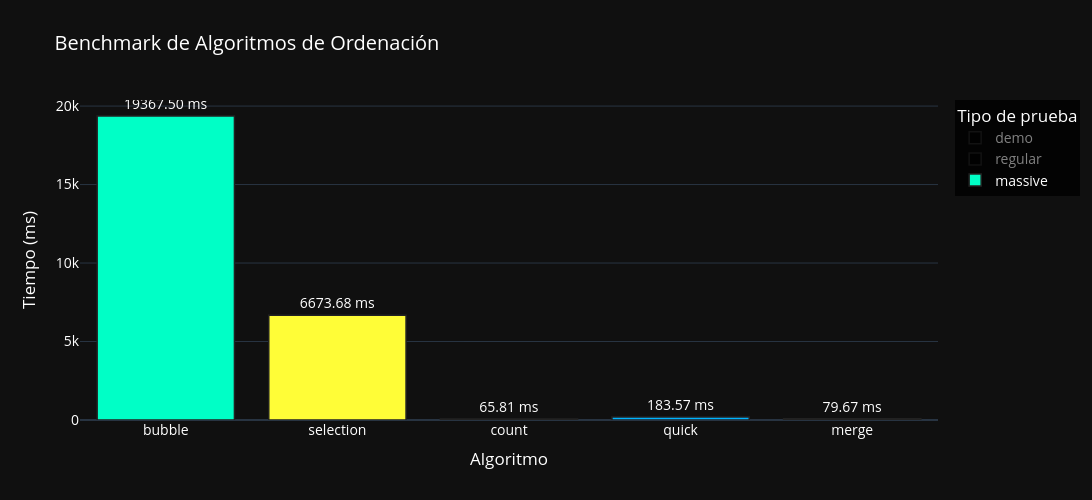

The notebook cell this image was saved under:
### Markdown cell above
#### Resultado por prueba masiva $\rightarrow$ 10,000 datos ordenados

### Code cell
fig

### Figure 1 — Plotly figure (JSON) as saved in the notebook; plotly's stock layout.template omitted (floating-point values rounded to 4 significant figures)
{"data": [{"marker": {"color": ["#00FFC6", "#FFFD37", "#FF38FB", "#00B4FF", "#FF6E40"], "line": {"color": "#222", "width": 1.5}}, "name": "demo", "text": ["0.00 ms", "0.00 ms", "0.00 ms", "0.00 ms", "0.00 ms"], "textposition": "outside", "type": "bar", "visible": "legendonly", "x": ["bubble", "selection", "count", "quick", "merge"], "y": [0, 0, 0, 0, 0]}, {"marker": {"color": ["#00FFC6", "#FFFD37", "#FF38FB", "#00B4FF", "#FF6E40"], "line": {"color": "#222", "width": 1.5}}, "name": "regular", "text": ["157.54 ms", "62.96 ms", "18.22 ms", "4.01 ms", "8.50 ms"], "textposition": "outside", "type": "bar", "visible": "legendonly", "x": ["bubble", "selection", "count", "quick", "merge"], "y": [157.5, 62.96, 18.22, 4.014, 8.499]}, {"marker": {"color": ["#00FFC6", "#FFFD37", "#FF38FB", "#00B4FF", "#FF6E40"], "line": {"color": "#222", "width": 1.5}}, "name": "massive", "text": ["19367.50 ms", "6673.68 ms", "65.81 ms", "183.57 ms", "79.67 ms"], "textposition": "outside", "type": "bar", "x": ["bubble", "selection", "count", "quick", "merge"], "y": [19370.0, 6674.0, 65.81, 183.6, 79.67]}], "layout": {"font": {"color": "#FFFFFF", "size": 14}, "height": 500, "legend": {"bgcolor": "rgba(0, 0, 0, 0.8)", "bordercolor": "#A0A0A0", "title": {"text": "Tipo de prueba"}}, "paper_bgcolor": "#101010", "plot_bgcolor": "#101010", "title": {"text": "Benchmark de Algoritmos de Ordenación"}, "width": 1400, "xaxis": {"autorange": true, "range": [-0.5, 4.5], "title": {"text": "Algoritmo"}, "type": "category"}, "yaxis": {"autorange": true, "range": [0, 20390.0], "title": {"text": "Tiempo (ms)"}, "type": "linear"}}}
